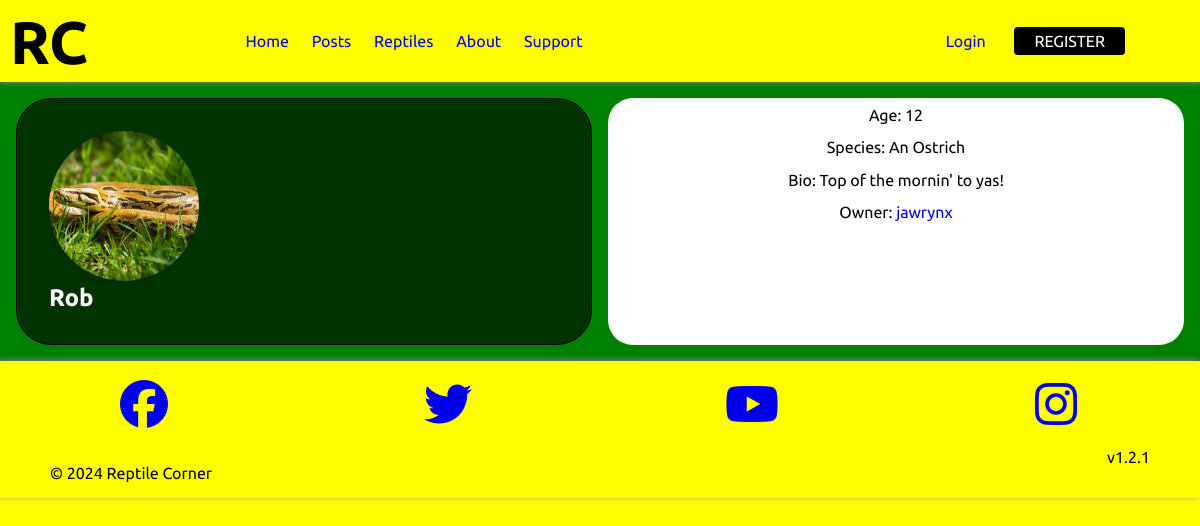
Page /reptiles/1/ on the committed database.
### reptiles/models.py (models this page shows, shortened)
class Reptile(models.Model):
    user = models.ForeignKey(User, on_delete=models.CASCADE, related_name='reptiles')
    name = models.CharField(max_length=30)
    age = models.IntegerField()
    species = models.CharField(max_length=70)
    bio = models.TextField()
    reptile_picture = models.ImageField(upload_to='reptile_pics/', blank=True)

### reptiles/views.py (the view)
# urls.py: path('<int:pk>/', views.reptile_detail, name='reptile_detail'),
def reptile_detail(request, pk):
    reptile = get_object_or_404(Reptile, pk=pk)
    is_owner = reptile.user == request.user
    return render(request, 'reptiles/reptile_detail.html', {'reptile': reptile, 'is_owner': is_owner})

### reptiles/templates/reptiles/reptile_detail.html (shortened to what this page needs)
{% extends 'layout.html' %}
{% block content %}
  <div class="content-section grid">
    <div class="profile-banner col-12 col-md-6">
    {% if reptile.reptile_picture %}
      <img class="rounded-circle account-img" src="{{ reptile.reptile_picture.url }}" alt="{{ reptile.name }}" width="300">
    {% endif %}
      <h2 class="account-heading">{{ reptile.name }}</h2>
    </div>
    <div class="profile-description col-12 col-md-6">
      <p>Age: {{ reptile.age }}</p>
      <p>Species: {{ reptile.species }}</p>
      <p>Bio: {{ reptile.bio }}</p>
      <p>Owner: <a href="../../profile/{{ reptile.user.username }}">{{ reptile.user.username }}</a></p>
    </div>
  </div>
{% endblock %}

### static/css/style.css (style rules this page uses)
* { box-sizing: border-box; padding: 0; margin: 0; }
body { font-family: 'Ubuntu'; color: black; background-color: yellow; overflow-x: hidden; }
a { text-decoration: none; }
.account-img { width: 150px; height: 150px; object-fit: cover; border-radius: 50%; box-shadow: 0 2px 5px rgba(0, 0, 0, 0.2); }
.content-section { padding: 1rem; background-color: green; }
.profile-banner { background-color: rgba(0, 0, 0, 0.6); border-radius: 35px; padding: 2rem; border: 1px solid black; color: white; }
.profile-description { background-color: white; border-radius: 25px; padding:0.5rem 0.5rem 2rem; text-align: start; display: flex; flex-direction: column; align-items: center; }
.profile-description > p { margin-bottom: 0.9rem; }

### static/css/grid_classes.css (style rules this page uses)
.grid { display: grid; grid-template-columns: repeat(12, 1fr); gap: 1rem; }
.col-12 { grid-column: span 12; }
@media (min-width: 768px) { .col-md-6 { grid-column: span 6; } }

### rows in the picture
Reptile: reptile_picture (picture), name "Rob", age "12", species "An Ostrich", bio "Top of the mornin' to yas!", user.username "jawrynx"
